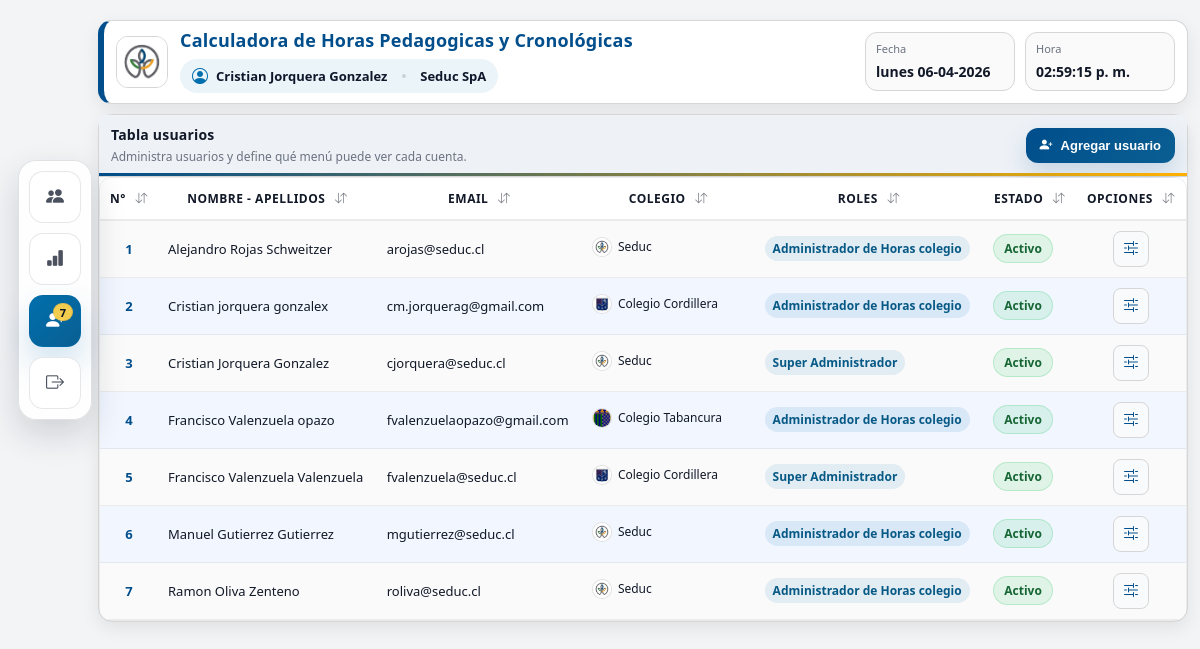
The page /usuarios.php (signed in) on the database its author committed.
### tables this page shows
CREATE TABLE `usuarios` (
  `id_usuario` int(11) NOT NULL,
  `identificador` varchar(60) NOT NULL,
  `email` varchar(150) NOT NULL,
  `clave_hash` varchar(255) NOT NULL,
  `nombre` varchar(80) NOT NULL,
  `apellido_paterno` varchar(80) NOT NULL,
  `apellido_materno` varchar(80) DEFAULT NULL,
  `run` varchar(20) DEFAULT NULL,
  `telefono` varchar(25) DEFAULT NULL,
  `id_colegio` int(11) DEFAULT NULL,
  `token_reinicio` varchar(255) DEFAULT NULL,
  `token_reinicio_expira` datetime DEFAULT NULL,
  `estado` tinyint(4) NOT NULL DEFAULT 1,
  `intentos` int(11) NOT NULL DEFAULT 0,
  `ultimo_login` datetime DEFAULT NULL,
  `created_at` datetime NOT NULL DEFAULT current_timestamp(),
  `updated_at` datetime DEFAULT NULL
);

CREATE TABLE `colegio` (
  `id_colegio` int(11) NOT NULL,
  `nom_colegio` varchar(60) NOT NULL,
  `rza_colegio` varchar(50) NOT NULL,
  `nco_colegio` varchar(150) NOT NULL,
  `dir_colegio` varchar(50) NOT NULL,
  `rbd_colegio` varchar(10) NOT NULL,
  `id_dependencia` int(11) NOT NULL,
  `id_comuna` int(11) NOT NULL,
  `tel_colegio` varchar(10) NOT NULL,
  `web_colegio` varchar(60) NOT NULL,
  `bd` varchar(30) NOT NULL,
  `orden` int(11) NOT NULL,
  `email_entrevista` varchar(100) NOT NULL,
  `num_r_educacion` int(11) NOT NULL,
  `ano_r_educacion` int(11) NOT NULL,
  `ip` varchar(15) NOT NULL,
  `email_comunicaciones` varchar(100) NOT NULL,
  `sexo` int(11) NOT NULL DEFAULT 0,
  `multi_cole` varchar(2) NOT NULL DEFAULT 'no',
  `identificador` varchar(20) NOT NULL,
  `rut_colegio` varchar(12) NOT NULL,
  `correo_contrato` varchar(50) NOT NULL,
  `url_pagina` varchar(255) DEFAULT NULL
);

### class/conexion.php (called while the page is built, shortened)
<?php
class MySQL
{
    private $conexion;
    function __construct($bd, $usuario, $pass)
    {
        $this->conexion = mysqli_connect('localhost', 'qaseduc_ucomun', 'jorquera86;', "qaseduc_calculo_horario");
        mysqli_query($this->conexion, "SET NAMES utf8mb4 COLLATE utf8mb4_general_ci");
        mysqli_query($this->conexion, "SET CHARACTER SET utf8mb4");
    }
    public function consulta($consulta)
    {
        $resultado = mysqli_query($this->conexion, $consulta);
        return $resultado;
    }
    public function fetch_assoc($consulta)
    {
        return mysqli_fetch_assoc($consulta);
    }
}

### class/funciones.php (called while the page is built, shortened)
<?php
class Funciones
{
    private $db;
    private $menuSchemaReady = false;
    public function __construct(MySQL $db)
    {
        $this->db = $db;
    }
    public function obtenerColegios()
    {
        $sql = "
            SELECT
                id_colegio,
                nom_colegio,
                nco_colegio
            FROM colegio
            ORDER BY COALESCE(NULLIF(nco_colegio, ''), nom_colegio) ASC, id_colegio ASC
        ";
        $res = $this->db->consulta($sql);
        $colegios = [];
        while ($row = $this->db->fetch_assoc($res)) {
            $colegios[] = $row;
        }
        return $colegios;
    }
    public function obtenerUsuarios($id_colegio, $verTodosColegios = false)
    {
        $id_colegio = (int)$id_colegio;
        $whereColegio = $verTodosColegios ? "1=1" : "COALESCE(u.id_colegio, urc.id_colegio, 0) = {$id_colegio}";
        $sql = "
            SELECT
                u.id_usuario,
                u.identificador,
                u.email,
                u.nombre,
                u.apellido_paterno,
                u.apellido_materno,
                u.run,
                u.telefono,
                u.id_colegio,
                u.estado,
                u.token_reinicio,
                u.intentos,
                u.ultimo_login,
                u.created_at,
                c.nco_colegio,
                GROUP_CONCAT(DISTINCT r.nombre ORDER BY r.id_rol SEPARATOR ', ') AS roles_asignados
            FROM usuarios u
            LEFT JOIN colegio c
                ON c.id_colegio = u.id_colegio
            LEFT JOIN usuario_rol_colegio urc
                ON urc.id_usuario = u.id_usuario
               AND urc.estado = 1
            LEFT JOIN roles r
                ON r.id_rol = urc.id_rol
            WHERE {$whereColegio}
            GROUP BY
                u.id_usuario,
                u.identificador,
                u.email,
                u.nombre,
                u.apellido_paterno,
                u.apellido_materno,
                u.run,
                u.telefono,
                u.id_colegio,
                u.estado,
                u.token_reinicio,
                u.intentos,
                u.ultimo_login,
                u.created_at,
                c.nco_colegio
            ORDER BY u.nombre ASC, u.apellido_paterno ASC, u.apellido_materno ASC
        ";
        $res = $this->db->consulta($sql);
        $usuarios = [];
        while ($row = $this->db->fetch_assoc($res)) {
            $usuarios[] = $row;
        }
        return $usuarios;
    }
    private function asegurarEsquemaMenus()
    {
        if ($this->menuSchemaReady) {
            return;
        }
        $this->db->consulta("
            CREATE TABLE IF NOT EXISTS menu_v (
                id_menu INT AUTO_INCREMENT PRIMARY KEY,
                codigo VARCHAR(50) NOT NULL,
                nombre VARCHAR(100) NOT NULL,
                url VARCHAR(255) NOT NULL,
                icono VARCHAR(100) DEFAULT NULL,
                descripcion VARCHAR(255) DEFAULT NULL,
                orden INT NOT NULL DEFAULT 0,
                visible TINYINT(1) NOT NULL DEFAULT 1,
                created_at TIMESTAMP NOT NULL DEFAULT CURRENT_TIMESTAMP,
                updated_at TIMESTAMP NOT NULL DEFAULT CURRENT_TIMESTAMP ON UPDATE CURRENT_TIMESTAMP,
                UNIQUE KEY uk_menu_v_codigo (codigo)
            ) ENGINE=InnoDB DEFAULT CHARSET=utf8mb4
        ");
        $this->db->consulta("
            CREATE TABLE IF NOT EXISTS usuario_menu_v (
                id_usuario_menu INT AUTO_INCREMENT PRIMARY KEY,
                id_usuario INT NOT NULL,
                id_menu INT NOT NULL,
                permitido TINYINT(1) NOT NULL DEFAULT 1,
                created_at TIMESTAMP NOT NULL DEFAULT CURRENT_TIMESTAMP,
                updated_at TIMESTAMP NOT NULL DEFAULT CURRENT_TIMESTAMP ON UPDATE CURRENT_TIMESTAMP,
                UNIQUE KEY uk_usuario_menu_v (id_usuario, id_menu),
                KEY idx_usuario_menu_v_usuario (id_usuario),
                KEY idx_usuario_menu_v_menu (id_menu),
                KEY idx_usuario_menu_v_permitido (permitido)
            ) ENGINE=InnoDB DEFAULT CHARSET=utf8mb4
        ");
        $this->menuSchemaReady = true;
    }
    private function normalizarMenusVersionados()
    {
        $this->db->consulta("
            UPDATE usuario_menu_v um
            INNER JOIN (
                SELECT codigo, MIN(id_menu) AS id_menu_canonico
                FROM menu_v
                GROUP BY codigo
            ) canon
                ON canon.codigo = (
                    SELECT m2.codigo
                    FROM menu_v m2
                    WHERE m2.id_menu = um.id_menu
                    LIMIT 1
                )
            SET um.id_menu = canon.id_menu_canonico
            WHERE um.id_menu <> canon.id_menu_canonico
        ");
        $this->db->consulta("
            DELETE um1
            FROM usuario_menu_v um1
            INNER JOIN usuario_menu_v um2
                ON um1.id_usuario = um2.id_usuario
               AND um1.id_menu = um2.id_menu
               AND um1.id_usuario_menu > um2.id_usuario_menu
        ");
        $this->db->consulta("
            DELETE m1
            FROM menu_v m1
            INNER JOIN menu_v m2
                ON m1.codigo = m2.codigo
               AND m1.id_menu > m2.id_menu
        ");
    }
}

### usuarios.php (the view, shortened to what this page needs)
<?php
require_once __DIR__ . "/class/conexion.php";
require_once __DIR__ . "/class/funciones.php";
$db = new MySQL("qaseduc_calculo_horario", "qaseduc_ucomun", "jorquera86;");
$funciones = new Funciones($db);
$verTodosColegios = true;
$usuarios = $funciones->obtenerUsuarios($_SESSION["id_colegio"], $verTodosColegios);
$colegios = $funciones->obtenerColegios();
$colegiosLogoMap = [];
foreach ($colegios as $colegio) {
    $idColegioLogo = (int)($colegio["id_colegio"] ?? 0);
    $logoCandidates = [$idColegioLogo];
    if ($idColegioLogo === 14 || $idColegioLogo === 15) {
        $logoCandidates = [15, 14];
    }
    foreach ($logoCandidates as $logoId) {
        foreach (["png", "jpg", "jpeg"] as $extLogo) {
            $logoRelTmp = "imagenes/colegios/colegio_" . $logoId . "." . $extLogo;
            $logoAbsTmp = __DIR__ . "/" . $logoRelTmp;
            if (is_file($logoAbsTmp)) {
                $colegiosLogoMap[(string)$idColegioLogo] = $logoRelTmp;
                break 2;
            }
        }
    }
}
function estadoUsuarioDetalle(array $usuario)
{
    $estado = (int)($usuario["estado"] ?? 0);
    $tokenPendiente = trim((string)($usuario["token_reinicio"] ?? "")) !== "";
    if ($estado === 1) {
        return [
            "texto" => "Activo",
            "clase" => "is-ok",
            "popover" => ""
        ];
    }
    return [
        "texto" => "Inactivo",
        "clase" => "is-muted",
        "popover" => ""
    ];
}
?>
<!doctype html>
<html lang="es">
<head>
    <link rel="stylesheet" type="text/css" href="css/principal.css?v=<?= filemtime(__DIR__ . '/css/principal.css') ?>">
    <link rel="stylesheet" type="text/css" href="css/menu_lateral.css?v=<?= filemtime(__DIR__ . '/css/menu_lateral.css') ?>">
    <link rel="stylesheet" type="text/css" href="css/usuarios.css?v=<?= filemtime(__DIR__ . '/css/usuarios.css') ?>">
    <link rel="stylesheet" type="text/css" href="css/modales.css?v=<?= filemtime(__DIR__ . '/css/modales.css') ?>">
    <link rel="stylesheet" href="https://cdn.jsdelivr.net/npm/bootstrap-icons@1.11.3/font/bootstrap-icons.min.css">
</head>
<body>
<div class="page">
    <?php include __DIR__ . "/menu_lateral.php"; ?>
    <?php include __DIR__ . "/header.php"; ?>
    <main class="usuarios-main page-shell">
        <section class="card">
            <div class="card-head">
                <div>
                    <h2>Tabla usuarios</h2>
                    <small>Administra usuarios y define qué menú puede ver cada cuenta.</small>
                </div>
                <div class="users-head-actions">
                    <button type="button" class="btn-primary-admin" onclick="mostrarCrearUsuario()">
                        <i class="bi bi-person-plus-fill"></i>
                        Agregar usuario
                    </button>
                </div>
            </div>
            <div class="table-wrap-users">
                <?php if (!$usuarios): ?>
                    <div class="empty-table">No hay usuarios para el contexto seleccionado.</div>
                <?php else: ?>
                <div class="emp-table-wrap users-table-wrap">
                <table class="emp-table" id="usersTable">
                    <thead>
                        <tr>
                            <th class="sortable" data-type="number">N° <i class="bi bi-arrow-down-up sort-ico"></i></th>
                            <th class="sortable" data-type="text">Nombre - Apellidos <i class="bi bi-arrow-down-up sort-ico"></i></th>
                            <th class="sortable" data-type="text">Email <i class="bi bi-arrow-down-up sort-ico"></i></th>
                            <th class="sortable" data-type="text">Colegio <i class="bi bi-arrow-down-up sort-ico"></i></th>
                            <th class="sortable" data-type="text">Roles <i class="bi bi-arrow-down-up sort-ico"></i></th>
                            <th class="sortable" data-type="text">Estado <i class="bi bi-arrow-down-up sort-ico"></i></th>
                            <th class="sortable" data-type="text">Opciones <i class="bi bi-arrow-down-up sort-ico"></i></th>
                        </tr>
                    </thead>
                    <tbody>
                    <?php foreach ($usuarios as $usuario): ?>
                        <?php
                            static $contadorUsuarios = 0;
                            $contadorUsuarios++;
                            $nombreCompleto = trim(($usuario["nombre"] ?? "") . " " . ($usuario["apellido_paterno"] ?? "") . " " . ($usuario["apellido_materno"] ?? ""));
                            $idColegioUsuario = (int)($usuario["id_colegio"] ?? 0);
                            $nombreColegioUsuario = trim((string)($usuario["nco_colegio"] ?? "Sin colegio"));
                            $logoColegioUsuario = $colegiosLogoMap[(string)$idColegioUsuario] ?? "";
                            $rolesAsignados = trim((string)($usuario["roles_asignados"] ?: "Sin roles"));
                            $estadoDetalle = estadoUsuarioDetalle($usuario);
                        ?>
                        <tr>
                            <td class="cell-num" data-value="<?= $contadorUsuarios ?>"><?= $contadorUsuarios ?></td>
                            <td class="cell-nombre" data-value="<?= htmlspecialchars($nombreCompleto, ENT_QUOTES) ?>">
                                <?= htmlspecialchars($nombreCompleto) ?>
                            </td>
                            <td data-value="<?= htmlspecialchars($usuario["email"] ?? "", ENT_QUOTES) ?>">
                                <?= htmlspecialchars($usuario["email"] ?? "") ?>
                            </td>
                            <td class="cell-colegio" data-value="<?= htmlspecialchars($nombreColegioUsuario, ENT_QUOTES) ?>">
                                <div class="cell-colegio-wrap">
                                    <?php if ($logoColegioUsuario !== ''): ?>
                                        <img class="colegio-avatar" src="<?= htmlspecialchars($logoColegioUsuario, ENT_QUOTES) ?>" alt="<?= htmlspecialchars($nombreColegioUsuario) ?>">
                                    <?php else: ?>
                                        <span class="colegio-avatar colegio-avatar-fallback"><?= $idColegioUsuario > 0 ? $idColegioUsuario : '-' ?></span>
                                    <?php endif; ?>
                                    <span class="colegio-nombre"><?= htmlspecialchars($nombreColegioUsuario) ?></span>
                                </div>
                            </td>
                            <td data-value="<?= htmlspecialchars($rolesAsignados, ENT_QUOTES) ?>">
                                <span class="role-pill"><?= htmlspecialchars($rolesAsignados) ?></span>
                            </td>
                            <td data-value="<?= htmlspecialchars($estadoDetalle["texto"], ENT_QUOTES) ?>">
                                <div class="status-cell">
                                    <span class="badge-state <?= htmlspecialchars($estadoDetalle["clase"], ENT_QUOTES) ?>"><?= htmlspecialchars($estadoDetalle["texto"]) ?></span>
                                </div>
                            </td>
                            <td class="cell-opciones" data-value="menus">
                                <div class="cell-actions">
                                    <button
                                        type="button"
                                        class="btn-table-icon"
                                        title="Menús"
                                        onclick="abrirPermisosUsuario(
                                            <?= (int)$usuario['id_usuario'] ?>,
                                            <?= htmlspecialchars(json_encode($nombreCompleto), ENT_QUOTES) ?>,
                                            <?= htmlspecialchars(json_encode($usuario['email'] ?? ''), ENT_QUOTES) ?>,
                                            <?= htmlspecialchars(json_encode($nombreColegioUsuario), ENT_QUOTES) ?>,
                                            <?= htmlspecialchars(json_encode($logoColegioUsuario), ENT_QUOTES) ?>,
                                            <?= (int)$idColegioUsuario ?>
                                        )">
                                        <i class="bi bi-sliders2"></i>
                                    </button>
                                </div>
                            </td>
                        </tr>
                    <?php endforeach; ?>
                    </tbody>
                </table>
                </div>
                <?php endif; ?>
            </div>
        </section>
    </main>
</div>
</body>
</html>

### rows shown on the page
usuarios: nombreCompleto "Alejandro Rojas Schweitzer", email "arojas@seduc.cl", id_colegio.nco_colegio "Seduc", rolesAsignados "Administrador de Horas colegio", texto "Activo"
usuarios: nombreCompleto "Cristian jorquera gonzalex", email "cm.jorquerag@gmail.com", id_colegio.nco_colegio "Colegio Cordillera", rolesAsignados "Administrador de Horas colegio", texto "Activo"
usuarios: nombreCompleto "Cristian Jorquera Gonzalez", email "cjorquera@seduc.cl", id_colegio.nco_colegio "Seduc", rolesAsignados "Super Administrador", texto "Activo"
usuarios: nombreCompleto "Francisco Valenzuela opazo", email "fvalenzuelaopazo@gmail.com", shows a picture, id_colegio.nco_colegio "Colegio Tabancura", rolesAsignados "Administrador de Horas colegio", texto "Activo"
usuarios: nombreCompleto "Francisco Valenzuela Valenzuela", email "fvalenzuela@seduc.cl", id_colegio.nco_colegio "Colegio Cordillera", rolesAsignados "Super Administrador", texto "Activo"
usuarios: nombreCompleto "Manuel Gutierrez Gutierrez", email "mgutierrez@seduc.cl", id_colegio.nco_colegio "Seduc", rolesAsignados "Administrador de Horas colegio", texto "Activo"
usuarios: nombreCompleto "Ramon Oliva Zenteno", email "roliva@seduc.cl", id_colegio.nco_colegio "Seduc", rolesAsignados "Administrador de Horas colegio", texto "Activo"

### other values the page prints
$totalUsuarios "7"
$headerTitle "Calculadora de Horas Pedagogicas y Cronológicas"
$_SESSION["nombre_completo"] "Cristian Jorquera Gonzalez"
$nombreColegioHeader "Seduc SpA"
